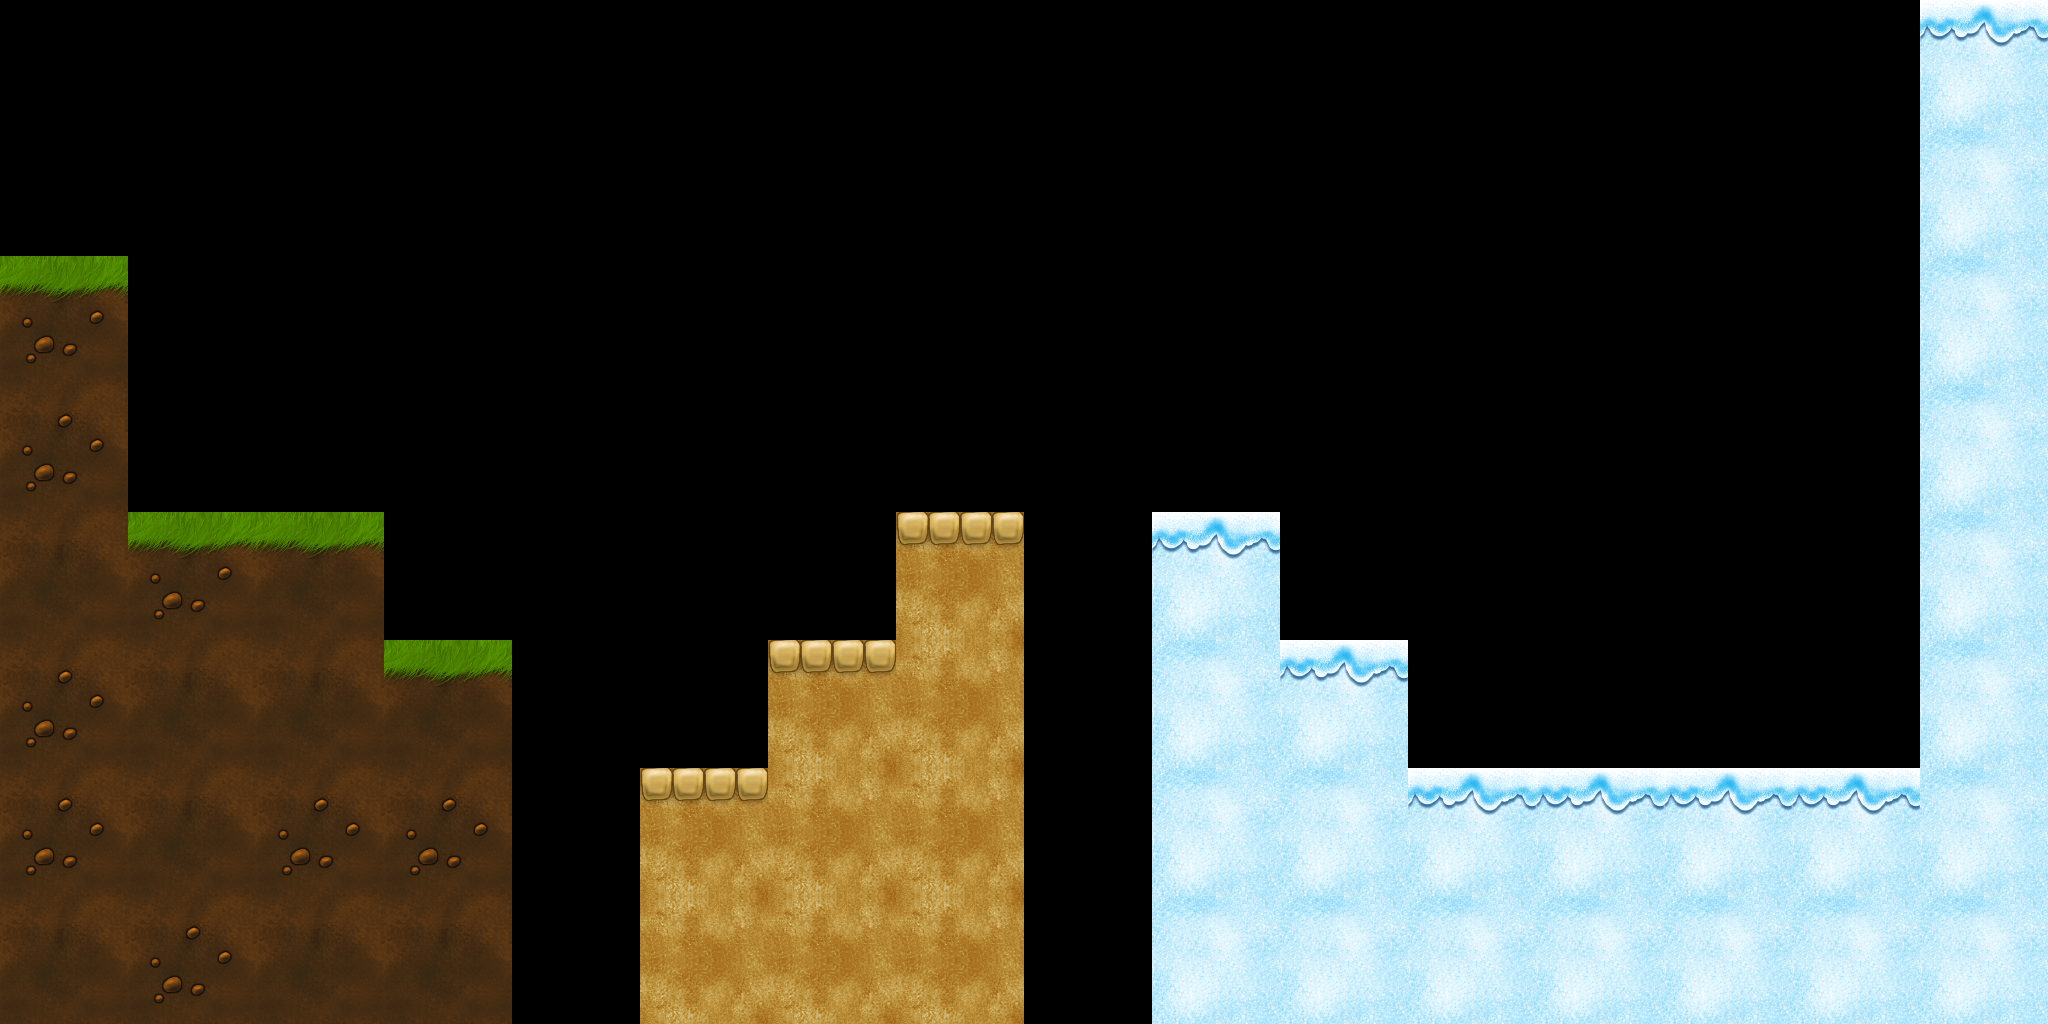

A level layout from a 2D game, rendered from its tile map. Below: a short description, then the map file with its tile-grid data intact:
An orthogonal 16x8 tile map with 128x128 px tiles, 1 tile layer (Tile Layer 1).

<map version="1.0" orientation="orthogonal" width="16" height="8" tilewidth="128" tileheight="128">
 <tileset firstgid="1" name="Tiles" tilewidth="128" tileheight="128">
  <image source="tileset.png" width="1024" height="128" />
 </tileset>
 <layer name="Tile Layer 1" width="16" height="8">
  <data>
   <tile gid="0" />
   <tile gid="0" />
   <tile gid="0" />
   <tile gid="0" />
   <tile gid="0" />
   <tile gid="0" />
   <tile gid="0" />
   <tile gid="0" />
   <tile gid="0" />
   <tile gid="0" />
   <tile gid="0" />
   <tile gid="0" />
   <tile gid="0" />
   <tile gid="0" />
   <tile gid="0" />
   <tile gid="3" />
   <tile gid="0" />
   <tile gid="0" />
   <tile gid="0" />
   <tile gid="0" />
   <tile gid="0" />
   <tile gid="0" />
   <tile gid="0" />
   <tile gid="0" />
   <tile gid="0" />
   <tile gid="0" />
   <tile gid="0" />
   <tile gid="0" />
   <tile gid="0" />
   <tile gid="0" />
   <tile gid="0" />
   <tile gid="4" />
   <tile gid="2" />
   <tile gid="0" />
   <tile gid="0" />
   <tile gid="0" />
   <tile gid="0" />
   <tile gid="0" />
   <tile gid="0" />
   <tile gid="0" />
   <tile gid="0" />
   <tile gid="0" />
   <tile gid="0" />
   <tile gid="0" />
   <tile gid="0" />
   <tile gid="0" />
   <tile gid="0" />
   <tile gid="4" />
   <tile gid="6" />
   <tile gid="0" />
   <tile gid="0" />
   <tile gid="0" />
   <tile gid="0" />
   <tile gid="0" />
   <tile gid="0" />
   <tile gid="0" />
   <tile gid="0" />
   <tile gid="0" />
   <tile gid="0" />
   <tile gid="0" />
   <tile gid="0" />
   <tile gid="0" />
   <tile gid="0" />
   <tile gid="4" />
   <tile gid="5" />
   <tile gid="2" />
   <tile gid="1" />
   <tile gid="0" />
   <tile gid="0" />
   <tile gid="0" />
   <tile gid="0" />
   <tile gid="7" />
   <tile gid="0" />
   <tile gid="3" />
   <tile gid="0" />
   <tile gid="0" />
   <tile gid="0" />
   <tile gid="0" />
   <tile gid="0" />
   <tile gid="4" />
   <tile gid="6" />
   <tile gid="5" />
   <tile gid="5" />
   <tile gid="1" />
   <tile gid="0" />
   <tile gid="0" />
   <tile gid="7" />
   <tile gid="8" />
   <tile gid="0" />
   <tile gid="4" />
   <tile gid="3" />
   <tile gid="0" />
   <tile gid="0" />
   <tile gid="0" />
   <tile gid="0" />
   <tile gid="4" />
   <tile gid="6" />
   <tile gid="5" />
   <tile gid="6" />
   <tile gid="6" />
   <tile gid="0" />
   <tile gid="7" />
   <tile gid="8" />
   <tile gid="8" />
   <tile gid="0" />
   <tile gid="4" />
   <tile gid="4" />
   <tile gid="3" />
   <tile gid="3" />
   <tile gid="3" />
   <tile gid="3" />
   <tile gid="4" />
   <tile gid="5" />
   <tile gid="6" />
   <tile gid="5" />
   <tile gid="5" />
   <tile gid="0" />
   <tile gid="8" />
   <tile gid="8" />
   <tile gid="8" />
   <tile gid="0" />
   <tile gid="4" />
   <tile gid="4" />
   <tile gid="4" />
   <tile gid="4" />
   <tile gid="4" />
   <tile gid="4" />
   <tile gid="4" />
  </data>
 </layer>
</map>
